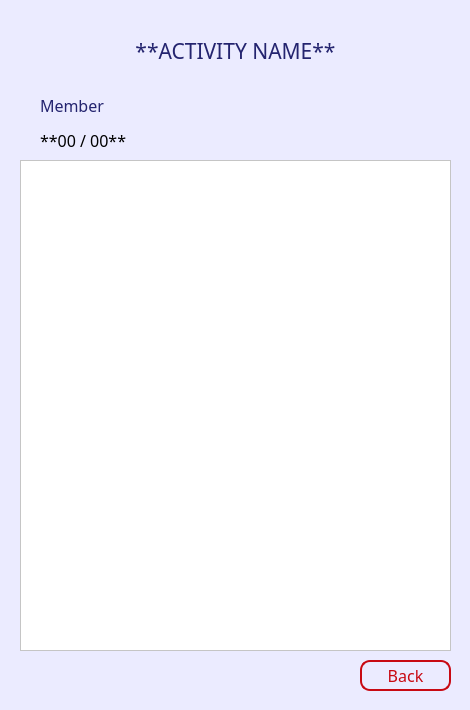
<?xml version="1.0" encoding="UTF-8"?>
<ui version="4.0">
 <class>Dialog</class>
 <widget class="QDialog" name="Dialog">
  <property name="geometry">
   <rect>
    <x>0</x>
    <y>0</y>
    <width>470</width>
    <height>710</height>
   </rect>
  </property>
  <property name="font">
   <font>
    <family>ZCOOL QingKe HuangYou</family>
    <pointsize>12</pointsize>
   </font>
  </property>
  <property name="windowTitle">
   <string>Board Game Community</string>
  </property>
  <property name="styleSheet">
   <string notr="true">background-color: rgb(235, 235, 255);</string>
  </property>
  <widget class="QLabel" name="lbl_title">
   <property name="geometry">
    <rect>
     <x>20</x>
     <y>20</y>
     <width>431</width>
     <height>61</height>
    </rect>
   </property>
   <property name="font">
    <font>
     <family>Bai Jamjuree</family>
     <pointsize>16</pointsize>
     <weight>50</weight>
     <italic>false</italic>
     <bold>false</bold>
    </font>
   </property>
   <property name="styleSheet">
    <string notr="true">background-color: rgba(255, 255, 255, 0);
color: rgb(36, 36, 111);
font: 16pt &quot;Bai Jamjuree&quot;;</string>
   </property>
   <property name="text">
    <string>**ACTIVITY NAME**</string>
   </property>
   <property name="textFormat">
    <enum>Qt::AutoText</enum>
   </property>
   <property name="alignment">
    <set>Qt::AlignCenter</set>
   </property>
  </widget>
  <widget class="QPushButton" name="btn_back">
   <property name="geometry">
    <rect>
     <x>360</x>
     <y>660</y>
     <width>91</width>
     <height>31</height>
    </rect>
   </property>
   <property name="styleSheet">
    <string notr="true">background-color:  rgba(0, 0, 0, 0);
color: rgb(200, 9, 19);
font: 12pt &quot;ZCOOL QingKe HuangYou&quot;;
border-radius: 10px;
border: 2px solid rgb(200, 9, 19);</string>
   </property>
   <property name="text">
    <string>Back</string>
   </property>
  </widget>
  <widget class="QLabel" name="label_14">
   <property name="geometry">
    <rect>
     <x>40</x>
     <y>90</y>
     <width>211</width>
     <height>31</height>
    </rect>
   </property>
   <property name="font">
    <font>
     <family>ZCOOL QingKe HuangYou</family>
     <pointsize>12</pointsize>
     <weight>50</weight>
     <italic>false</italic>
     <bold>false</bold>
    </font>
   </property>
   <property name="styleSheet">
    <string notr="true">background-color: rgba(255, 255, 255, 0);
font: 12pt &quot;ZCOOL QingKe HuangYou&quot;;
color: rgb(36, 36, 111);</string>
   </property>
   <property name="text">
    <string>Member</string>
   </property>
  </widget>
  <widget class="QLabel" name="lbl_member">
   <property name="geometry">
    <rect>
     <x>40</x>
     <y>120</y>
     <width>381</width>
     <height>41</height>
    </rect>
   </property>
   <property name="font">
    <font>
     <family>Bai Jamjuree</family>
     <pointsize>12</pointsize>
     <weight>50</weight>
     <italic>false</italic>
     <bold>false</bold>
    </font>
   </property>
   <property name="styleSheet">
    <string notr="true">background-color: rgba(255, 255, 255, 0);
font: 12pt &quot;Bai Jamjuree&quot;;</string>
   </property>
   <property name="text">
    <string>**00 / 00**</string>
   </property>
  </widget>
  <widget class="QTableWidget" name="tbl_activitiyMember">
   <property name="geometry">
    <rect>
     <x>20</x>
     <y>160</y>
     <width>431</width>
     <height>491</height>
    </rect>
   </property>
   <property name="styleSheet">
    <string notr="true">font: 10pt &quot;Bai Jamjuree&quot;;
background-color: rgb(255, 255, 255);</string>
   </property>
  </widget>
 </widget>
 <resources/>
 <connections/>
</ui>
